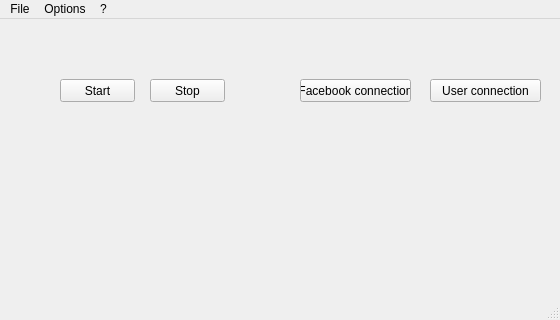
<?xml version="1.0" encoding="UTF-8"?>
<ui version="4.0">
 <class>UserMainWindow</class>
 <widget class="QMainWindow" name="UserMainWindow">
  <property name="geometry">
   <rect>
    <x>0</x>
    <y>0</y>
    <width>560</width>
    <height>320</height>
   </rect>
  </property>
  <property name="windowTitle">
   <string>MainWindow</string>
  </property>
  <widget class="QWidget" name="centralwidget">
   <widget class="QPushButton" name="ui_qpb_start">
    <property name="geometry">
     <rect>
      <x>60</x>
      <y>60</y>
      <width>75</width>
      <height>23</height>
     </rect>
    </property>
    <property name="text">
     <string>Start</string>
    </property>
   </widget>
   <widget class="QPushButton" name="ui_qpb_stop">
    <property name="geometry">
     <rect>
      <x>150</x>
      <y>60</y>
      <width>75</width>
      <height>23</height>
     </rect>
    </property>
    <property name="text">
     <string>Stop</string>
    </property>
   </widget>
   <widget class="QPushButton" name="ui_qpb_fb_connection">
    <property name="geometry">
     <rect>
      <x>300</x>
      <y>60</y>
      <width>111</width>
      <height>23</height>
     </rect>
    </property>
    <property name="text">
     <string>Facebook connection</string>
    </property>
   </widget>
   <widget class="QPushButton" name="ui_qpb_user_connection">
    <property name="geometry">
     <rect>
      <x>430</x>
      <y>60</y>
      <width>111</width>
      <height>23</height>
     </rect>
    </property>
    <property name="text">
     <string>User connection</string>
    </property>
   </widget>
  </widget>
  <widget class="QMenuBar" name="menubar">
   <property name="geometry">
    <rect>
     <x>0</x>
     <y>0</y>
     <width>560</width>
     <height>21</height>
    </rect>
   </property>
   <widget class="QMenu" name="menuFile">
    <property name="title">
     <string>File</string>
    </property>
    <addaction name="ui_qa_exit"/>
   </widget>
   <widget class="QMenu" name="menuOptions">
    <property name="title">
     <string>Options</string>
    </property>
    <addaction name="ui_qa_logs"/>
    <addaction name="ui_qa_preferences"/>
   </widget>
   <widget class="QMenu" name="menu">
    <property name="title">
     <string>?</string>
    </property>
    <addaction name="ui_qa_help"/>
    <addaction name="ui_qa_about"/>
   </widget>
   <addaction name="menuFile"/>
   <addaction name="menuOptions"/>
   <addaction name="menu"/>
  </widget>
  <widget class="QStatusBar" name="statusbar"/>
  <action name="ui_qa_exit">
   <property name="text">
    <string>Exit</string>
   </property>
  </action>
  <action name="ui_qa_logs">
   <property name="text">
    <string>Logs</string>
   </property>
  </action>
  <action name="ui_qa_preferences">
   <property name="text">
    <string>Preferences</string>
   </property>
  </action>
  <action name="ui_qa_help">
   <property name="text">
    <string>Help</string>
   </property>
  </action>
  <action name="ui_qa_about">
   <property name="text">
    <string>About</string>
   </property>
  </action>
 </widget>
 <resources/>
 <connections/>
</ui>
